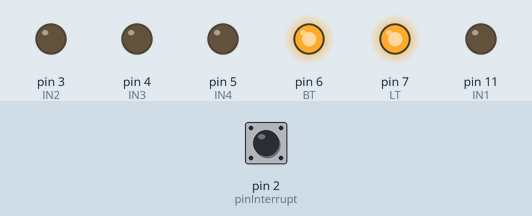
A sketch run on a simulated Arduino Uno, built with avr-gcc and run on an emulated ATmega328P. Parts: output pins drawn as LEDs (lit = HIGH). The inputs (shaded band) are chosen by the test bench; at power-on: pin 2 (pinInterrupt) HIGH. Pins used as bus, display or sensor lines are not drawn.

Above: at 0.5 s.
At 1.2 s:
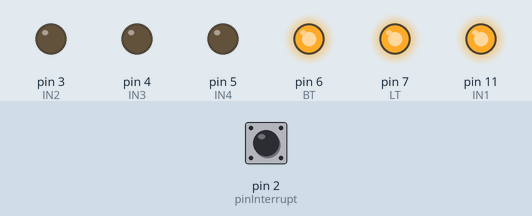
At 1.7 s:
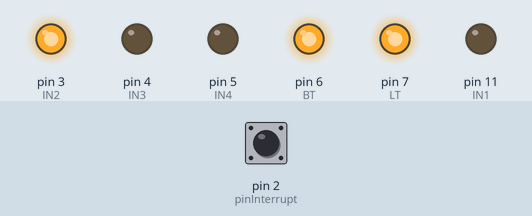
At 2.7 s:
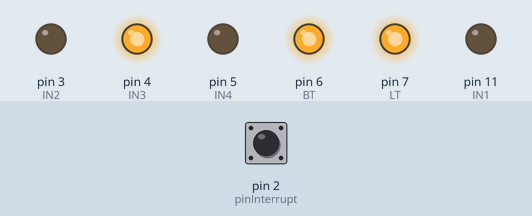
At 3.7 s:
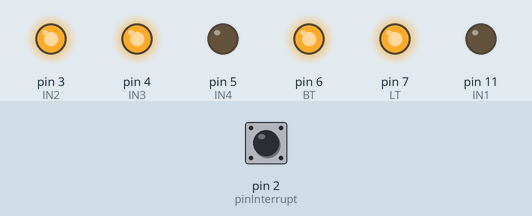
At 5.2 s:
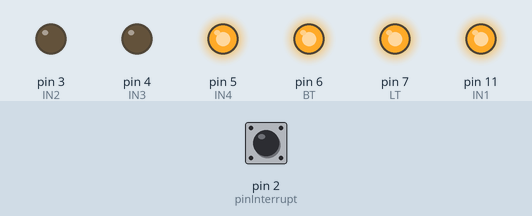
Timing chart, 0 to 6.5 s (numbered marks = the images above):
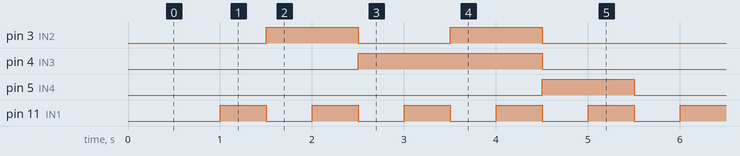

The sketch:

code1.c.ino
```cpp
#include <MsTimer2.h>     //定时器库的头文件

int tick = 0; //计数值
byte i = 0;
#define IN1 11
#define IN2 3
#define IN3 4
#define IN4 5

#define S1 9

#define LT 7
#define BT 6


void onTimer()
{
  Light(tick);  //调用七段显示程序
  tick++;
  if(tick==10)
    tick=0;
}

int pinInterrupt = 2; //接中断信号的脚
//中断服务程序
void onChange()
{
   if ( digitalRead(pinInterrupt) == LOW )
      tick=0;
}

void setup()
{
  pinMode(IN1, OUTPUT);//输入1
  pinMode(IN2, OUTPUT);//输入2
  pinMode(IN3, OUTPUT);//输入3
  pinMode(IN4, OUTPUT);//输入4

  pinMode(S1, OUTPUT);//片选1

  pinMode(LT,OUTPUT);//测试
  pinMode(BT,OUTPUT);//消隐

  digitalWrite(LT,HIGH);
  digitalWrite(BT,HIGH);

  digitalWrite(S1,HIGH);

  Serial.begin(9600); //初始化串口

  pinMode( pinInterrupt, INPUT);

  MsTimer2::set(500, onTimer); //设置中断，每1000ms进入一次中断服务程序 onTimer()
  MsTimer2::start(); //开始计时

  attachInterrupt( digitalPinToInterrupt(pinInterrupt), onChange, CHANGE);

}

void Light(int tick)
{
  i=tick;
  i=i-'0';
  digitalWrite(S1,LOW);
  digitalWrite(IN1,i&0x1);
  digitalWrite(IN2,(i>>1)&0x1);
  digitalWrite(IN3,(i>>2)&0x1);
  digitalWrite(IN4,(i>>3)&0x1);
  digitalWrite(S1,HIGH);
}

void loop()
{

}
```

Measured:
- by itself, pin 3 (IN2): repeats every 5.0 s: LOW 1.0 s, HIGH 1.0 s, LOW 2.0 s, HIGH 1.0 s
- by itself, pin 4 (IN3): alternates HIGH for 2.0 s and LOW for 3.0 s
- by itself, pin 5 (IN4): alternates HIGH for 1.0 s and LOW for 4.0 s
- by itself, pin 11 (IN1): alternates HIGH for 0.50 s and LOW for 0.50 s
